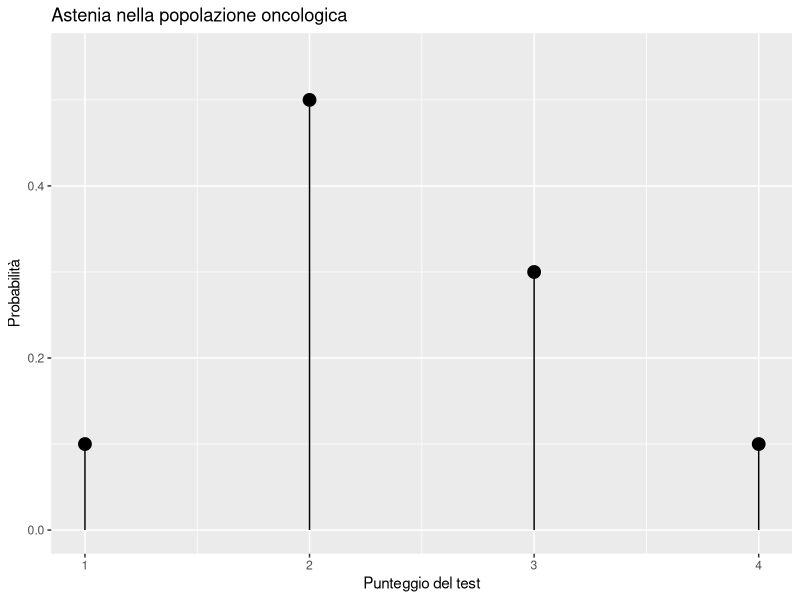

R code for this plot:
## ---- chunk 1
knitr::opts_chunk$set(echo = TRUE)
## ---- chunk 2
library("tidyverse", warn.conflicts = FALSE)
## ---- chunk 3
# valori della variabile aleatoria
y <- 1:4

# probabilità
py <- c(0.1, 0.5, 0.3, 0.1)

d <- data.frame(y, py)

d %>% 
  ggplot(aes(y, py)) +
  geom_point(size = 4) +
  geom_linerange(aes(x=y, ymax=py, ymin=0.0)) +
  ylim(0, 0.55) +
  labs(
    title = "Astenia nella popolazione oncologica",
    x = "Punteggio del test",
    y = "Probabilità"
  )
## ---- chunk 4
1 * 0.1 + 2 * 0.5 + 3 * 0.3 + 4 * 0.1
## ---- chunk 5
ev_y <- sum(y * py)
ev_y
## ---- chunk 6
sample_distr = function(n) { 
  sample(
    x = 1:4, 
    n, 
    replace = TRUE, 
    prob = c(0.1, 0.5, 0.3, 0.1)
  ) 
}
## ---- chunk 7
x <- sample_distr(1e5)
## ---- chunk 8
mean(x)
## ---- chunk 9
sum((y - ev_y)^2 * py)
## ---- chunk 10
sum(y^2 * py) - ev_y^2
## ---- chunk 11
var(x)
